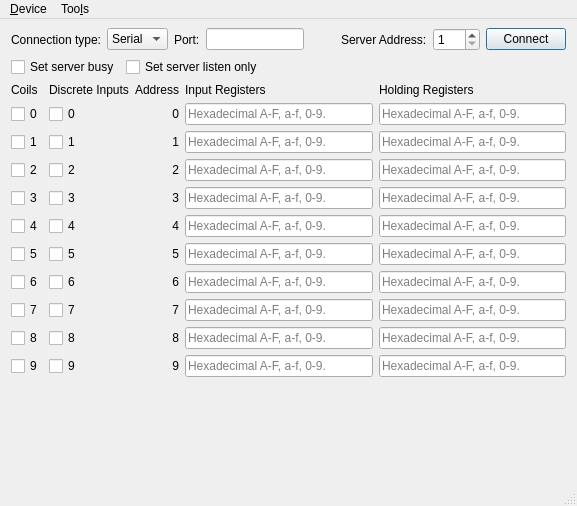
<?xml version="1.0" encoding="UTF-8"?>
<ui version="4.0">
 <class>MainWindow</class>
 <widget class="QMainWindow" name="MainWindow">
  <property name="geometry">
   <rect>
    <x>0</x>
    <y>0</y>
    <width>577</width>
    <height>506</height>
   </rect>
  </property>
  <property name="windowTitle">
   <string>Modbus Server</string>
  </property>
  <widget class="QWidget" name="centralWidget">
   <layout class="QVBoxLayout" name="verticalLayout">
    <property name="topMargin">
     <number>9</number>
    </property>
    <property name="bottomMargin">
     <number>0</number>
    </property>
    <item>
     <layout class="QGridLayout" name="gridLayout">
      <item row="0" column="5">
       <widget class="QLabel" name="label_27">
        <property name="sizePolicy">
         <sizepolicy hsizetype="Maximum" vsizetype="Preferred">
          <horstretch>0</horstretch>
          <verstretch>0</verstretch>
         </sizepolicy>
        </property>
        <property name="text">
         <string>Server Address:</string>
        </property>
       </widget>
      </item>
      <item row="0" column="7">
       <widget class="QPushButton" name="connectButton">
        <property name="sizePolicy">
         <sizepolicy hsizetype="Maximum" vsizetype="Fixed">
          <horstretch>0</horstretch>
          <verstretch>0</verstretch>
         </sizepolicy>
        </property>
        <property name="text">
         <string>Connect</string>
        </property>
        <property name="checkable">
         <bool>false</bool>
        </property>
        <property name="autoDefault">
         <bool>false</bool>
        </property>
        <property name="default">
         <bool>true</bool>
        </property>
       </widget>
      </item>
      <item row="0" column="6">
       <widget class="QSpinBox" name="serverEdit">
        <property name="sizePolicy">
         <sizepolicy hsizetype="Maximum" vsizetype="Fixed">
          <horstretch>0</horstretch>
          <verstretch>0</verstretch>
         </sizepolicy>
        </property>
        <property name="minimum">
         <number>1</number>
        </property>
        <property name="maximum">
         <number>247</number>
        </property>
       </widget>
      </item>
      <item row="0" column="4">
       <spacer name="horizontalSpacer">
        <property name="orientation">
         <enum>Qt::Orientation::Horizontal</enum>
        </property>
        <property name="sizeHint" stdset="0">
         <size>
          <width>40</width>
          <height>20</height>
         </size>
        </property>
       </spacer>
      </item>
      <item row="0" column="1">
       <widget class="QComboBox" name="connectType">
        <item>
         <property name="text">
          <string>Serial</string>
         </property>
        </item>
        <item>
         <property name="text">
          <string>TCP</string>
         </property>
        </item>
       </widget>
      </item>
      <item row="0" column="2">
       <widget class="QLabel" name="label_2">
        <property name="sizePolicy">
         <sizepolicy hsizetype="Maximum" vsizetype="Preferred">
          <horstretch>0</horstretch>
          <verstretch>0</verstretch>
         </sizepolicy>
        </property>
        <property name="text">
         <string>Port:</string>
        </property>
       </widget>
      </item>
      <item row="0" column="0">
       <widget class="QLabel" name="label">
        <property name="text">
         <string>Connection type:</string>
        </property>
       </widget>
      </item>
      <item row="0" column="3">
       <widget class="QLineEdit" name="portEdit">
        <property name="sizePolicy">
         <sizepolicy hsizetype="Preferred" vsizetype="Fixed">
          <horstretch>0</horstretch>
          <verstretch>0</verstretch>
         </sizepolicy>
        </property>
       </widget>
      </item>
     </layout>
    </item>
    <item>
     <layout class="QHBoxLayout" name="horizontalLayout">
      <item>
       <widget class="QCheckBox" name="setBusyBox">
        <property name="text">
         <string>Set server busy</string>
        </property>
       </widget>
      </item>
      <item>
       <widget class="QCheckBox" name="listenOnlyBox">
        <property name="text">
         <string>Set server listen only</string>
        </property>
       </widget>
      </item>
      <item>
       <spacer name="horizontalSpacer_2">
        <property name="orientation">
         <enum>Qt::Orientation::Horizontal</enum>
        </property>
        <property name="sizeHint" stdset="0">
         <size>
          <width>40</width>
          <height>20</height>
         </size>
        </property>
       </spacer>
      </item>
     </layout>
    </item>
    <item>
     <spacer name="verticalSpacer">
      <property name="orientation">
       <enum>Qt::Orientation::Vertical</enum>
      </property>
      <property name="sizeType">
       <enum>QSizePolicy::Policy::Maximum</enum>
      </property>
      <property name="sizeHint" stdset="0">
       <size>
        <width>20</width>
        <height>0</height>
       </size>
      </property>
     </spacer>
    </item>
    <item>
     <layout class="QGridLayout" name="gridLayout_2">
      <item row="3" column="1">
       <widget class="QCheckBox" name="disc_2">
        <property name="text">
         <string>2</string>
        </property>
       </widget>
      </item>
      <item row="3" column="2">
       <widget class="QLabel" name="label_23">
        <property name="text">
         <string>2</string>
        </property>
        <property name="alignment">
         <set>Qt::AlignmentFlag::AlignRight|Qt::AlignmentFlag::AlignTrailing|Qt::AlignmentFlag::AlignVCenter</set>
        </property>
       </widget>
      </item>
      <item row="3" column="4">
       <widget class="QLineEdit" name="holdReg_2">
        <property name="maxLength">
         <number>32767</number>
        </property>
        <property name="placeholderText">
         <string>Hexadecimal A-F, a-f, 0-9.</string>
        </property>
       </widget>
      </item>
      <item row="4" column="0">
       <widget class="QCheckBox" name="coils_3">
        <property name="sizePolicy">
         <sizepolicy hsizetype="Maximum" vsizetype="Fixed">
          <horstretch>0</horstretch>
          <verstretch>0</verstretch>
         </sizepolicy>
        </property>
        <property name="text">
         <string>3</string>
        </property>
       </widget>
      </item>
      <item row="3" column="3">
       <widget class="QLineEdit" name="inReg_2">
        <property name="maxLength">
         <number>32767</number>
        </property>
        <property name="placeholderText">
         <string>Hexadecimal A-F, a-f, 0-9.</string>
        </property>
       </widget>
      </item>
      <item row="4" column="1">
       <widget class="QCheckBox" name="disc_3">
        <property name="text">
         <string>3</string>
        </property>
       </widget>
      </item>
      <item row="4" column="2">
       <widget class="QLabel" name="label_11">
        <property name="text">
         <string>3</string>
        </property>
        <property name="alignment">
         <set>Qt::AlignmentFlag::AlignRight|Qt::AlignmentFlag::AlignTrailing|Qt::AlignmentFlag::AlignVCenter</set>
        </property>
       </widget>
      </item>
      <item row="4" column="3">
       <widget class="QLineEdit" name="inReg_3">
        <property name="maxLength">
         <number>32767</number>
        </property>
        <property name="placeholderText">
         <string>Hexadecimal A-F, a-f, 0-9.</string>
        </property>
       </widget>
      </item>
      <item row="5" column="0">
       <widget class="QCheckBox" name="coils_4">
        <property name="sizePolicy">
         <sizepolicy hsizetype="Maximum" vsizetype="Fixed">
          <horstretch>0</horstretch>
          <verstretch>0</verstretch>
         </sizepolicy>
        </property>
        <property name="text">
         <string>4</string>
        </property>
       </widget>
      </item>
      <item row="4" column="4">
       <widget class="QLineEdit" name="holdReg_3">
        <property name="maxLength">
         <number>32767</number>
        </property>
        <property name="placeholderText">
         <string>Hexadecimal A-F, a-f, 0-9.</string>
        </property>
       </widget>
      </item>
      <item row="5" column="1">
       <widget class="QCheckBox" name="disc_4">
        <property name="text">
         <string>4</string>
        </property>
       </widget>
      </item>
      <item row="5" column="2">
       <widget class="QLabel" name="label_8">
        <property name="text">
         <string>4</string>
        </property>
        <property name="alignment">
         <set>Qt::AlignmentFlag::AlignRight|Qt::AlignmentFlag::AlignTrailing|Qt::AlignmentFlag::AlignVCenter</set>
        </property>
       </widget>
      </item>
      <item row="5" column="3">
       <widget class="QLineEdit" name="inReg_4">
        <property name="maxLength">
         <number>32767</number>
        </property>
        <property name="placeholderText">
         <string>Hexadecimal A-F, a-f, 0-9.</string>
        </property>
       </widget>
      </item>
      <item row="5" column="4">
       <widget class="QLineEdit" name="holdReg_4">
        <property name="maxLength">
         <number>32767</number>
        </property>
        <property name="placeholderText">
         <string>Hexadecimal A-F, a-f, 0-9.</string>
        </property>
       </widget>
      </item>
      <item row="6" column="0">
       <widget class="QCheckBox" name="coils_5">
        <property name="sizePolicy">
         <sizepolicy hsizetype="Maximum" vsizetype="Fixed">
          <horstretch>0</horstretch>
          <verstretch>0</verstretch>
         </sizepolicy>
        </property>
        <property name="text">
         <string>5</string>
        </property>
       </widget>
      </item>
      <item row="6" column="3">
       <widget class="QLineEdit" name="inReg_5">
        <property name="maxLength">
         <number>32767</number>
        </property>
        <property name="placeholderText">
         <string>Hexadecimal A-F, a-f, 0-9.</string>
        </property>
       </widget>
      </item>
      <item row="6" column="1">
       <widget class="QCheckBox" name="disc_5">
        <property name="text">
         <string>5</string>
        </property>
       </widget>
      </item>
      <item row="6" column="2">
       <widget class="QLabel" name="label_12">
        <property name="text">
         <string>5</string>
        </property>
        <property name="alignment">
         <set>Qt::AlignmentFlag::AlignRight|Qt::AlignmentFlag::AlignTrailing|Qt::AlignmentFlag::AlignVCenter</set>
        </property>
       </widget>
      </item>
      <item row="6" column="4">
       <widget class="QLineEdit" name="holdReg_5">
        <property name="maxLength">
         <number>32767</number>
        </property>
        <property name="placeholderText">
         <string>Hexadecimal A-F, a-f, 0-9.</string>
        </property>
       </widget>
      </item>
      <item row="7" column="0">
       <widget class="QCheckBox" name="coils_6">
        <property name="sizePolicy">
         <sizepolicy hsizetype="Maximum" vsizetype="Fixed">
          <horstretch>0</horstretch>
          <verstretch>0</verstretch>
         </sizepolicy>
        </property>
        <property name="text">
         <string>6</string>
        </property>
       </widget>
      </item>
      <item row="1" column="4">
       <widget class="QLineEdit" name="holdReg_0">
        <property name="maxLength">
         <number>32767</number>
        </property>
        <property name="placeholderText">
         <string>Hexadecimal A-F, a-f, 0-9.</string>
        </property>
       </widget>
      </item>
      <item row="2" column="0">
       <widget class="QCheckBox" name="coils_1">
        <property name="sizePolicy">
         <sizepolicy hsizetype="Maximum" vsizetype="Fixed">
          <horstretch>0</horstretch>
          <verstretch>0</verstretch>
         </sizepolicy>
        </property>
        <property name="text">
         <string>1</string>
        </property>
       </widget>
      </item>
      <item row="2" column="1">
       <widget class="QCheckBox" name="disc_1">
        <property name="text">
         <string>1</string>
        </property>
       </widget>
      </item>
      <item row="2" column="2">
       <widget class="QLabel" name="label_22">
        <property name="text">
         <string>1</string>
        </property>
        <property name="alignment">
         <set>Qt::AlignmentFlag::AlignRight|Qt::AlignmentFlag::AlignTrailing|Qt::AlignmentFlag::AlignVCenter</set>
        </property>
       </widget>
      </item>
      <item row="2" column="3">
       <widget class="QLineEdit" name="inReg_1">
        <property name="maxLength">
         <number>32767</number>
        </property>
        <property name="placeholderText">
         <string>Hexadecimal A-F, a-f, 0-9.</string>
        </property>
       </widget>
      </item>
      <item row="2" column="4">
       <widget class="QLineEdit" name="holdReg_1">
        <property name="maxLength">
         <number>32767</number>
        </property>
        <property name="placeholderText">
         <string>Hexadecimal A-F, a-f, 0-9.</string>
        </property>
       </widget>
      </item>
      <item row="3" column="0">
       <widget class="QCheckBox" name="coils_2">
        <property name="sizePolicy">
         <sizepolicy hsizetype="Maximum" vsizetype="Fixed">
          <horstretch>0</horstretch>
          <verstretch>0</verstretch>
         </sizepolicy>
        </property>
        <property name="text">
         <string>2</string>
        </property>
       </widget>
      </item>
      <item row="10" column="3">
       <widget class="QLineEdit" name="inReg_9">
        <property name="maxLength">
         <number>32767</number>
        </property>
        <property name="placeholderText">
         <string>Hexadecimal A-F, a-f, 0-9.</string>
        </property>
       </widget>
      </item>
      <item row="10" column="2">
       <widget class="QLabel" name="label_16">
        <property name="text">
         <string>9</string>
        </property>
        <property name="alignment">
         <set>Qt::AlignmentFlag::AlignRight|Qt::AlignmentFlag::AlignTrailing|Qt::AlignmentFlag::AlignVCenter</set>
        </property>
       </widget>
      </item>
      <item row="10" column="1">
       <widget class="QCheckBox" name="disc_9">
        <property name="text">
         <string>9</string>
        </property>
       </widget>
      </item>
      <item row="10" column="4">
       <widget class="QLineEdit" name="holdReg_9">
        <property name="maxLength">
         <number>32767</number>
        </property>
        <property name="placeholderText">
         <string>Hexadecimal A-F, a-f, 0-9.</string>
        </property>
       </widget>
      </item>
      <item row="7" column="3">
       <widget class="QLineEdit" name="inReg_6">
        <property name="maxLength">
         <number>32767</number>
        </property>
        <property name="placeholderText">
         <string>Hexadecimal A-F, a-f, 0-9.</string>
        </property>
       </widget>
      </item>
      <item row="7" column="1">
       <widget class="QCheckBox" name="disc_6">
        <property name="text">
         <string>6</string>
        </property>
       </widget>
      </item>
      <item row="7" column="4">
       <widget class="QLineEdit" name="holdReg_6">
        <property name="maxLength">
         <number>32767</number>
        </property>
        <property name="placeholderText">
         <string>Hexadecimal A-F, a-f, 0-9.</string>
        </property>
       </widget>
      </item>
      <item row="8" column="0">
       <widget class="QCheckBox" name="coils_7">
        <property name="sizePolicy">
         <sizepolicy hsizetype="Maximum" vsizetype="Fixed">
          <horstretch>0</horstretch>
          <verstretch>0</verstretch>
         </sizepolicy>
        </property>
        <property name="text">
         <string>7</string>
        </property>
       </widget>
      </item>
      <item row="7" column="2">
       <widget class="QLabel" name="label_13">
        <property name="text">
         <string>6</string>
        </property>
        <property name="alignment">
         <set>Qt::AlignmentFlag::AlignRight|Qt::AlignmentFlag::AlignTrailing|Qt::AlignmentFlag::AlignVCenter</set>
        </property>
       </widget>
      </item>
      <item row="8" column="1">
       <widget class="QCheckBox" name="disc_7">
        <property name="text">
         <string>7</string>
        </property>
       </widget>
      </item>
      <item row="8" column="3">
       <widget class="QLineEdit" name="inReg_7">
        <property name="maxLength">
         <number>32767</number>
        </property>
        <property name="placeholderText">
         <string>Hexadecimal A-F, a-f, 0-9.</string>
        </property>
       </widget>
      </item>
      <item row="8" column="2">
       <widget class="QLabel" name="label_14">
        <property name="text">
         <string>7</string>
        </property>
        <property name="alignment">
         <set>Qt::AlignmentFlag::AlignRight|Qt::AlignmentFlag::AlignTrailing|Qt::AlignmentFlag::AlignVCenter</set>
        </property>
       </widget>
      </item>
      <item row="8" column="4">
       <widget class="QLineEdit" name="holdReg_7">
        <property name="maxLength">
         <number>32767</number>
        </property>
        <property name="placeholderText">
         <string>Hexadecimal A-F, a-f, 0-9.</string>
        </property>
       </widget>
      </item>
      <item row="9" column="0">
       <widget class="QCheckBox" name="coils_8">
        <property name="sizePolicy">
         <sizepolicy hsizetype="Maximum" vsizetype="Fixed">
          <horstretch>0</horstretch>
          <verstretch>0</verstretch>
         </sizepolicy>
        </property>
        <property name="text">
         <string>8</string>
        </property>
       </widget>
      </item>
      <item row="9" column="1">
       <widget class="QCheckBox" name="disc_8">
        <property name="text">
         <string>8</string>
        </property>
       </widget>
      </item>
      <item row="9" column="2">
       <widget class="QLabel" name="label_15">
        <property name="text">
         <string>8</string>
        </property>
        <property name="alignment">
         <set>Qt::AlignmentFlag::AlignRight|Qt::AlignmentFlag::AlignTrailing|Qt::AlignmentFlag::AlignVCenter</set>
        </property>
       </widget>
      </item>
      <item row="9" column="3">
       <widget class="QLineEdit" name="inReg_8">
        <property name="maxLength">
         <number>32767</number>
        </property>
        <property name="placeholderText">
         <string>Hexadecimal A-F, a-f, 0-9.</string>
        </property>
       </widget>
      </item>
      <item row="10" column="0">
       <widget class="QCheckBox" name="coils_9">
        <property name="sizePolicy">
         <sizepolicy hsizetype="Maximum" vsizetype="Fixed">
          <horstretch>0</horstretch>
          <verstretch>0</verstretch>
         </sizepolicy>
        </property>
        <property name="text">
         <string>9</string>
        </property>
       </widget>
      </item>
      <item row="9" column="4">
       <widget class="QLineEdit" name="holdReg_8">
        <property name="maxLength">
         <number>32767</number>
        </property>
        <property name="placeholderText">
         <string>Hexadecimal A-F, a-f, 0-9.</string>
        </property>
       </widget>
      </item>
      <item row="0" column="1">
       <widget class="QLabel" name="discreteInputs">
        <property name="text">
         <string>Discrete Inputs</string>
        </property>
       </widget>
      </item>
      <item row="0" column="3">
       <widget class="QLabel" name="inputRegisters">
        <property name="text">
         <string>Input Registers</string>
        </property>
       </widget>
      </item>
      <item row="0" column="0">
       <widget class="QLabel" name="coils">
        <property name="sizePolicy">
         <sizepolicy hsizetype="Maximum" vsizetype="Preferred">
          <horstretch>0</horstretch>
          <verstretch>0</verstretch>
         </sizepolicy>
        </property>
        <property name="text">
         <string>Coils</string>
        </property>
       </widget>
      </item>
      <item row="0" column="2">
       <widget class="QLabel" name="address">
        <property name="text">
         <string>Address</string>
        </property>
        <property name="alignment">
         <set>Qt::AlignmentFlag::AlignRight|Qt::AlignmentFlag::AlignTrailing|Qt::AlignmentFlag::AlignVCenter</set>
        </property>
       </widget>
      </item>
      <item row="0" column="4">
       <widget class="QLabel" name="holdingRegisters">
        <property name="text">
         <string>Holding Registers</string>
        </property>
       </widget>
      </item>
      <item row="1" column="0">
       <widget class="QCheckBox" name="coils_0">
        <property name="sizePolicy">
         <sizepolicy hsizetype="Maximum" vsizetype="Fixed">
          <horstretch>0</horstretch>
          <verstretch>0</verstretch>
         </sizepolicy>
        </property>
        <property name="text">
         <string>0</string>
        </property>
       </widget>
      </item>
      <item row="1" column="1">
       <widget class="QCheckBox" name="disc_0">
        <property name="text">
         <string>0</string>
        </property>
       </widget>
      </item>
      <item row="1" column="3">
       <widget class="QLineEdit" name="inReg_0">
        <property name="maxLength">
         <number>32767</number>
        </property>
        <property name="placeholderText">
         <string>Hexadecimal A-F, a-f, 0-9.</string>
        </property>
       </widget>
      </item>
      <item row="1" column="2">
       <widget class="QLabel" name="label_21">
        <property name="text">
         <string>0</string>
        </property>
        <property name="alignment">
         <set>Qt::AlignmentFlag::AlignRight|Qt::AlignmentFlag::AlignTrailing|Qt::AlignmentFlag::AlignVCenter</set>
        </property>
       </widget>
      </item>
     </layout>
    </item>
    <item>
     <spacer name="verticalSpacer_2">
      <property name="orientation">
       <enum>Qt::Orientation::Vertical</enum>
      </property>
      <property name="sizeType">
       <enum>QSizePolicy::Policy::MinimumExpanding</enum>
      </property>
      <property name="sizeHint" stdset="0">
       <size>
        <width>20</width>
        <height>0</height>
       </size>
      </property>
     </spacer>
    </item>
   </layout>
  </widget>
  <widget class="QStatusBar" name="statusBar"/>
  <widget class="QMenuBar" name="menuBar">
   <property name="geometry">
    <rect>
     <x>0</x>
     <y>0</y>
     <width>577</width>
     <height>26</height>
    </rect>
   </property>
   <widget class="QMenu" name="menu_Device">
    <property name="title">
     <string>&amp;Device</string>
    </property>
    <addaction name="actionConnect"/>
    <addaction name="actionDisconnect"/>
    <addaction name="separator"/>
    <addaction name="actionExit"/>
   </widget>
   <widget class="QMenu" name="menuToo_ls">
    <property name="title">
     <string>Too&amp;ls</string>
    </property>
    <addaction name="actionOptions"/>
   </widget>
   <addaction name="menu_Device"/>
   <addaction name="menuToo_ls"/>
  </widget>
  <action name="actionConnect">
   <property name="icon">
    <iconset resource="server.qrc">
     <normaloff>:/images/connect.png</normaloff>:/images/connect.png</iconset>
   </property>
   <property name="text">
    <string>&amp;Connect</string>
   </property>
  </action>
  <action name="actionDisconnect">
   <property name="icon">
    <iconset resource="server.qrc">
     <normaloff>:/images/disconnect.png</normaloff>:/images/disconnect.png</iconset>
   </property>
   <property name="text">
    <string>&amp;Disconnect</string>
   </property>
  </action>
  <action name="actionExit">
   <property name="icon">
    <iconset resource="server.qrc">
     <normaloff>:/images/application-exit.png</normaloff>:/images/application-exit.png</iconset>
   </property>
   <property name="text">
    <string>&amp;Quit</string>
   </property>
  </action>
  <action name="actionOptions">
   <property name="icon">
    <iconset resource="server.qrc">
     <normaloff>:/images/settings.png</normaloff>:/images/settings.png</iconset>
   </property>
   <property name="text">
    <string>&amp;Options</string>
   </property>
  </action>
 </widget>
 <layoutdefault spacing="6" margin="11"/>
 <tabstops>
  <tabstop>connectType</tabstop>
  <tabstop>portEdit</tabstop>
  <tabstop>serverEdit</tabstop>
  <tabstop>connectButton</tabstop>
  <tabstop>coils_0</tabstop>
  <tabstop>disc_0</tabstop>
  <tabstop>inReg_0</tabstop>
  <tabstop>holdReg_0</tabstop>
  <tabstop>coils_1</tabstop>
  <tabstop>disc_1</tabstop>
  <tabstop>inReg_1</tabstop>
  <tabstop>holdReg_1</tabstop>
  <tabstop>coils_2</tabstop>
  <tabstop>disc_2</tabstop>
  <tabstop>inReg_2</tabstop>
  <tabstop>holdReg_2</tabstop>
  <tabstop>coils_3</tabstop>
  <tabstop>disc_3</tabstop>
  <tabstop>inReg_3</tabstop>
  <tabstop>holdReg_3</tabstop>
  <tabstop>coils_4</tabstop>
  <tabstop>disc_4</tabstop>
  <tabstop>inReg_4</tabstop>
  <tabstop>holdReg_4</tabstop>
  <tabstop>coils_5</tabstop>
  <tabstop>disc_5</tabstop>
  <tabstop>inReg_5</tabstop>
  <tabstop>holdReg_5</tabstop>
  <tabstop>coils_6</tabstop>
  <tabstop>disc_6</tabstop>
  <tabstop>inReg_6</tabstop>
  <tabstop>holdReg_6</tabstop>
  <tabstop>coils_7</tabstop>
  <tabstop>disc_7</tabstop>
  <tabstop>inReg_7</tabstop>
  <tabstop>holdReg_7</tabstop>
  <tabstop>coils_8</tabstop>
  <tabstop>disc_8</tabstop>
  <tabstop>inReg_8</tabstop>
  <tabstop>holdReg_8</tabstop>
  <tabstop>coils_9</tabstop>
  <tabstop>disc_9</tabstop>
  <tabstop>inReg_9</tabstop>
  <tabstop>holdReg_9</tabstop>
 </tabstops>
 <resources>
  <include location="server.qrc"/>
 </resources>
 <connections/>
</ui>
